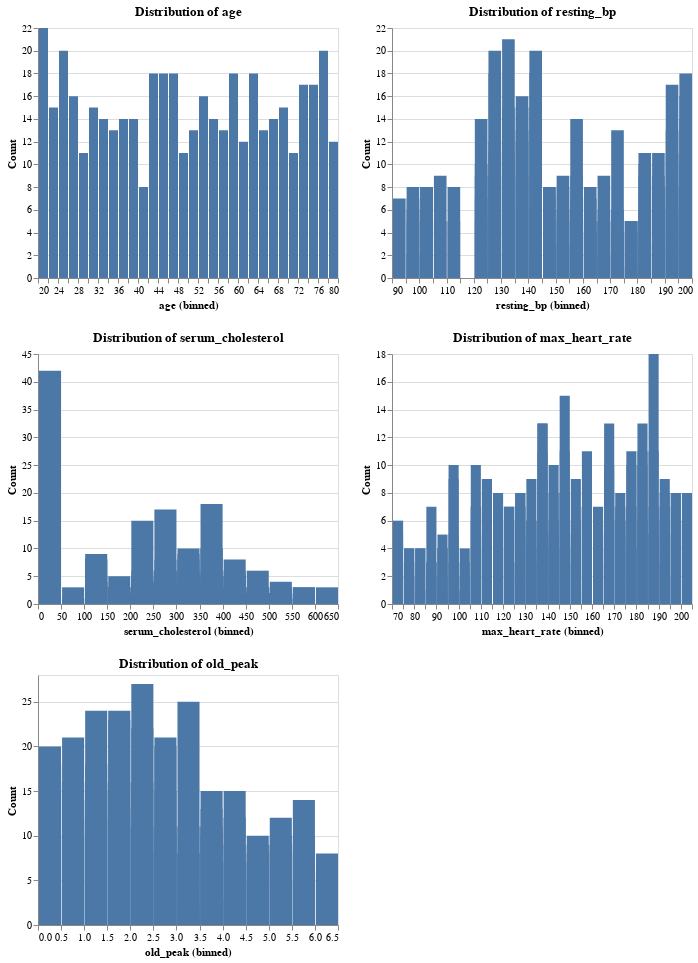

Notebook code for this chart:
### Markdown cell above
#### Distribution of Numerical Features

Histograms are used to visualize the distribution of numerical variables such as age, resting blood pressure and cholesterol. These plots help identify skewness, outliers and typical value ranges within the dataset.

From the distributions of the continuous feature below, it can be observed that none of the features follow a normal distribution. Age is spread out evenly across the entire range, so there isn’t one age group that dominates the dataset. Resting blood pressure is mostly clustered around the middle values, with fewer people having very high readings, which makes it slightly right-skewed. Serum cholesterol is right-skewed; a lot of people have lower cholesterol values, and only a few fall into the very high range. Max heart rate,is in the opposite direction and is slightly left-skewed, which means that more people reach higher heart rate values than lower ones. Lastly, oldpeak is also right-skewed, with most patients showing very low values and only a small number having higher values.

### Code cell
num_cols = ['age', 'resting_bp', 'serum_cholesterol', 'max_heart_rate', 'old_peak']

charts = []

for col in num_cols:
    chart = alt.Chart(train_heart).mark_bar().encode(
        x=alt.X(f'{col}:Q', bin=alt.Bin(maxbins=30)),
        y=alt.Y('count()', title='Count'),
        tooltip=[alt.Tooltip(f'{col}:Q', title=col), alt.Tooltip('count()', title='Count')]
    ).properties(
        title=f'Distribution of {col}',
        width=300,
        height=250
    )
    charts.append(chart)

# rows of 2 charts each
rows = []
for i in range(0, len(charts), 2):
    row_charts = charts[i:i+2]
    row = alt.hconcat(*row_charts)
    rows.append(row)

final_chart = alt.vconcat(*rows).configure_legend(
    orient='top'
)

final_chart

### Figure 1 — Vega-Lite specification as saved in the notebook (floating-point values rounded to 4 significant figures; data arrays with more than 128 entries replaced by an {"elided": "..."} marker saying what was removed)
{"config": {"view": {"continuousWidth": 300, "continuousHeight": 300}, "legend": {"orient": "top"}}, "vconcat": [{"hconcat": [{"mark": {"type": "bar"}, "encoding": {"tooltip": [{"field": "age", "title": "age", "type": "quantitative"}, {"aggregate": "count", "title": "Count", "type": "quantitative"}], "x": {"bin": {"maxbins": 30}, "field": "age", "type": "quantitative"}, "y": {"aggregate": "count", "title": "Count", "type": "quantitative"}}, "height": 250, "title": "Distribution of age", "width": 300}, {"mark": {"type": "bar"}, "encoding": {"tooltip": [{"field": "resting_bp", "title": "resting_bp", "type": "quantitative"}, {"aggregate": "count", "title": "Count", "type": "quantitative"}], "x": {"bin": {"maxbins": 30}, "field": "resting_bp", "type": "quantitative"}, "y": {"aggregate": "count", "title": "Count", "type": "quantitative"}}, "height": 250, "title": "Distribution of resting_bp", "width": 300}]}, {"hconcat": [{"mark": {"type": "bar"}, "encoding": {"tooltip": [{"field": "serum_cholesterol", "title": "serum_cholesterol", "type": "quantitative"}, {"aggregate": "count", "title": "Count", "type": "quantitative"}], "x": {"bin": {"maxbins": 30}, "field": "serum_cholesterol", "type": "quantitative"}, "y": {"aggregate": "count", "title": "Count", "type": "quantitative"}}, "height": 250, "title": "Distribution of serum_cholesterol", "width": 300}, {"mark": {"type": "bar"}, "encoding": {"tooltip": [{"field": "max_heart_rate", "title": "max_heart_rate", "type": "quantitative"}, {"aggregate": "count", "title": "Count", "type": "quantitative"}], "x": {"bin": {"maxbins": 30}, "field": "max_heart_rate", "type": "quantitative"}, "y": {"aggregate": "count", "title": "Count", "type": "quantitative"}}, "height": 250, "title": "Distribution of max_heart_rate", "width": 300}]}, {"hconcat": [{"mark": {"type": "bar"}, "encoding": {"tooltip": [{"field": "old_peak", "title": "old_peak", "type": "quantitative"}, {"aggregate": "count", "title": "Count", "type": "quantitative"}], "x": {"bin": {"maxbins": 30}, "field": "old_peak", "type": "quantitative"}, "y": {"aggregate": "count", "title": "Count", "type": "quantitative"}}, "height": 250, "title": "Distribution of old_peak", "width": 300}]}], "data": {"name": "data-b296bac3fddf3d70c7710599b2355f45"}, "$schema": "https://vega.github.io/schema/vega-lite/v6.1.0.json", "datasets": {"data-b296bac3fddf3d70c7710599b2355f45": {"elided": "800 records"}}}
